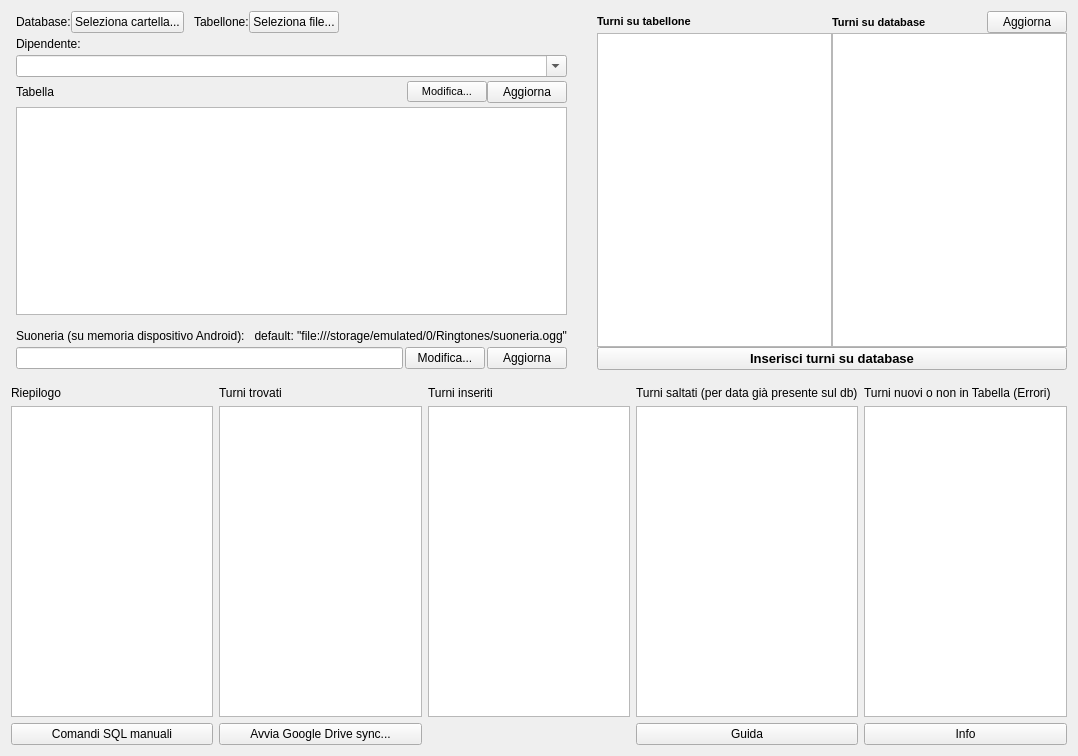
<?xml version="1.0" encoding="UTF-8"?>
<ui version="4.0">
 <class>Form</class>
 <widget class="QWidget" name="Form">
  <property name="geometry">
   <rect>
    <x>0</x>
    <y>0</y>
    <width>1078</width>
    <height>756</height>
   </rect>
  </property>
  <property name="windowTitle">
   <string>Automatismi orari</string>
  </property>
  <layout class="QGridLayout" name="gridLayout_4">
   <item row="0" column="5">
    <layout class="QVBoxLayout" name="verticalLayout_3">
     <property name="spacing">
      <number>0</number>
     </property>
     <item>
      <layout class="QGridLayout" name="gridLayout_2"/>
     </item>
     <item>
      <layout class="QHBoxLayout" name="horizontalLayout">
       <item>
        <layout class="QHBoxLayout" name="horizontalLayout_4">
         <property name="spacing">
          <number>6</number>
         </property>
         <item>
          <widget class="QLabel" name="label_4">
           <property name="sizePolicy">
            <sizepolicy hsizetype="Minimum" vsizetype="Fixed">
             <horstretch>0</horstretch>
             <verstretch>0</verstretch>
            </sizepolicy>
           </property>
           <property name="font">
            <font>
             <pointsize>8</pointsize>
             <weight>75</weight>
             <bold>true</bold>
            </font>
           </property>
           <property name="text">
            <string>Turni su tabellone</string>
           </property>
          </widget>
         </item>
        </layout>
       </item>
       <item>
        <layout class="QHBoxLayout" name="horizontalLayout_5">
         <item>
          <widget class="QLabel" name="label_5">
           <property name="sizePolicy">
            <sizepolicy hsizetype="Minimum" vsizetype="Minimum">
             <horstretch>0</horstretch>
             <verstretch>0</verstretch>
            </sizepolicy>
           </property>
           <property name="font">
            <font>
             <pointsize>8</pointsize>
             <weight>75</weight>
             <bold>true</bold>
            </font>
           </property>
           <property name="text">
            <string>Turni su database</string>
           </property>
          </widget>
         </item>
         <item>
          <widget class="QPushButton" name="pushButton_4">
           <property name="sizePolicy">
            <sizepolicy hsizetype="Maximum" vsizetype="Maximum">
             <horstretch>0</horstretch>
             <verstretch>0</verstretch>
            </sizepolicy>
           </property>
           <property name="text">
            <string>Aggiorna</string>
           </property>
          </widget>
         </item>
        </layout>
       </item>
      </layout>
     </item>
     <item>
      <layout class="QHBoxLayout" name="horizontalLayout_3">
       <item>
        <widget class="QListWidget" name="listWidget">
         <property name="contextMenuPolicy">
          <enum>Qt::DefaultContextMenu</enum>
         </property>
         <property name="toolTipDuration">
          <number>0</number>
         </property>
        </widget>
       </item>
       <item>
        <widget class="QListWidget" name="listWidget_3"/>
       </item>
      </layout>
     </item>
     <item>
      <widget class="QPushButton" name="pushButton_3">
       <property name="sizePolicy">
        <sizepolicy hsizetype="Expanding" vsizetype="Maximum">
         <horstretch>0</horstretch>
         <verstretch>0</verstretch>
        </sizepolicy>
       </property>
       <property name="font">
        <font>
         <pointsize>10</pointsize>
         <weight>75</weight>
         <italic>false</italic>
         <bold>true</bold>
         <underline>false</underline>
         <strikeout>false</strikeout>
        </font>
       </property>
       <property name="mouseTracking">
        <bool>false</bool>
       </property>
       <property name="text">
        <string>Inserisci turni su database</string>
       </property>
      </widget>
     </item>
    </layout>
   </item>
   <item row="3" column="5">
    <spacer name="verticalSpacer">
     <property name="orientation">
      <enum>Qt::Vertical</enum>
     </property>
     <property name="sizeType">
      <enum>QSizePolicy::Minimum</enum>
     </property>
     <property name="sizeHint" stdset="0">
      <size>
       <width>20</width>
       <height>10</height>
      </size>
     </property>
    </spacer>
   </item>
   <item row="0" column="0">
    <layout class="QGridLayout" name="gridLayout_3">
     <property name="leftMargin">
      <number>5</number>
     </property>
     <property name="verticalSpacing">
      <number>4</number>
     </property>
     <item row="5" column="2">
      <layout class="QHBoxLayout" name="horizontalLayout_2">
       <property name="leftMargin">
        <number>0</number>
       </property>
       <item>
        <widget class="QLabel" name="label_7">
         <property name="sizePolicy">
          <sizepolicy hsizetype="Maximum" vsizetype="Minimum">
           <horstretch>0</horstretch>
           <verstretch>0</verstretch>
          </sizepolicy>
         </property>
         <property name="font">
          <font>
           <weight>50</weight>
           <bold>false</bold>
          </font>
         </property>
         <property name="text">
          <string>Tabella</string>
         </property>
        </widget>
       </item>
       <item>
        <spacer name="horizontalSpacer">
         <property name="orientation">
          <enum>Qt::Horizontal</enum>
         </property>
         <property name="sizeHint" stdset="0">
          <size>
           <width>40</width>
           <height>20</height>
          </size>
         </property>
        </spacer>
       </item>
       <item>
        <widget class="QPushButton" name="pushButton_5">
         <property name="sizePolicy">
          <sizepolicy hsizetype="Minimum" vsizetype="Maximum">
           <horstretch>0</horstretch>
           <verstretch>0</verstretch>
          </sizepolicy>
         </property>
         <property name="font">
          <font>
           <pointsize>8</pointsize>
           <weight>50</weight>
           <bold>false</bold>
          </font>
         </property>
         <property name="text">
          <string>Modifica...</string>
         </property>
        </widget>
       </item>
       <item>
        <widget class="QPushButton" name="pushButton_7">
         <property name="sizePolicy">
          <sizepolicy hsizetype="Minimum" vsizetype="Maximum">
           <horstretch>0</horstretch>
           <verstretch>0</verstretch>
          </sizepolicy>
         </property>
         <property name="text">
          <string>Aggiorna</string>
         </property>
        </widget>
       </item>
      </layout>
     </item>
     <item row="3" column="2">
      <widget class="QLabel" name="label_3">
       <property name="font">
        <font>
         <weight>50</weight>
         <bold>false</bold>
        </font>
       </property>
       <property name="text">
        <string>Dipendente:</string>
       </property>
      </widget>
     </item>
     <item row="2" column="2">
      <layout class="QHBoxLayout" name="horizontalLayout_7">
       <property name="leftMargin">
        <number>0</number>
       </property>
       <property name="topMargin">
        <number>0</number>
       </property>
       <property name="rightMargin">
        <number>0</number>
       </property>
       <property name="bottomMargin">
        <number>0</number>
       </property>
       <item>
        <widget class="QLabel" name="label">
         <property name="font">
          <font>
           <weight>50</weight>
           <bold>false</bold>
          </font>
         </property>
         <property name="text">
          <string>Database:</string>
         </property>
        </widget>
       </item>
       <item>
        <widget class="QPushButton" name="pushButton">
         <property name="sizePolicy">
          <sizepolicy hsizetype="Maximum" vsizetype="Fixed">
           <horstretch>0</horstretch>
           <verstretch>0</verstretch>
          </sizepolicy>
         </property>
         <property name="text">
          <string>Seleziona cartella...</string>
         </property>
        </widget>
       </item>
       <item>
        <spacer name="horizontalSpacer_3">
         <property name="orientation">
          <enum>Qt::Horizontal</enum>
         </property>
         <property name="sizeType">
          <enum>QSizePolicy::Minimum</enum>
         </property>
         <property name="sizeHint" stdset="0">
          <size>
           <width>10</width>
           <height>20</height>
          </size>
         </property>
        </spacer>
       </item>
       <item>
        <widget class="QLabel" name="label_2">
         <property name="font">
          <font>
           <weight>50</weight>
           <bold>false</bold>
          </font>
         </property>
         <property name="text">
          <string>Tabellone:</string>
         </property>
        </widget>
       </item>
       <item>
        <widget class="QPushButton" name="pushButton_2">
         <property name="sizePolicy">
          <sizepolicy hsizetype="Maximum" vsizetype="Fixed">
           <horstretch>0</horstretch>
           <verstretch>0</verstretch>
          </sizepolicy>
         </property>
         <property name="text">
          <string>Seleziona file...</string>
         </property>
        </widget>
       </item>
       <item>
        <spacer name="horizontalSpacer_2">
         <property name="orientation">
          <enum>Qt::Horizontal</enum>
         </property>
         <property name="sizeHint" stdset="0">
          <size>
           <width>40</width>
           <height>20</height>
          </size>
         </property>
        </spacer>
       </item>
      </layout>
     </item>
     <item row="7" column="2">
      <widget class="QTableWidget" name="tableWidget">
       <property name="sizePolicy">
        <sizepolicy hsizetype="Preferred" vsizetype="Expanding">
         <horstretch>0</horstretch>
         <verstretch>0</verstretch>
        </sizepolicy>
       </property>
       <property name="editTriggers">
        <set>QAbstractItemView::NoEditTriggers</set>
       </property>
      </widget>
     </item>
     <item row="4" column="2">
      <widget class="QComboBox" name="comboBox">
       <property name="font">
        <font>
         <pointsize>9</pointsize>
        </font>
       </property>
       <property name="editable">
        <bool>true</bool>
       </property>
       <property name="currentText">
        <string/>
       </property>
      </widget>
     </item>
     <item row="9" column="2">
      <widget class="QLabel" name="label_12">
       <property name="text">
        <string>Suoneria (su memoria dispositivo Android):   default: &quot;file:///storage/emulated/0/Ringtones/suoneria.ogg&quot;</string>
       </property>
      </widget>
     </item>
     <item row="12" column="2">
      <spacer name="verticalSpacer_3">
       <property name="orientation">
        <enum>Qt::Vertical</enum>
       </property>
       <property name="sizeType">
        <enum>QSizePolicy::Fixed</enum>
       </property>
       <property name="sizeHint" stdset="0">
        <size>
         <width>1</width>
         <height>1</height>
        </size>
       </property>
      </spacer>
     </item>
     <item row="8" column="2">
      <spacer name="verticalSpacer_2">
       <property name="orientation">
        <enum>Qt::Vertical</enum>
       </property>
       <property name="sizeType">
        <enum>QSizePolicy::Minimum</enum>
       </property>
       <property name="sizeHint" stdset="0">
        <size>
         <width>10</width>
         <height>10</height>
        </size>
       </property>
      </spacer>
     </item>
     <item row="10" column="2">
      <layout class="QHBoxLayout" name="horizontalLayout_9">
       <property name="spacing">
        <number>2</number>
       </property>
       <property name="leftMargin">
        <number>0</number>
       </property>
       <property name="topMargin">
        <number>0</number>
       </property>
       <item>
        <widget class="QLineEdit" name="lineEdit_suoneria">
         <property name="sizePolicy">
          <sizepolicy hsizetype="Preferred" vsizetype="Preferred">
           <horstretch>0</horstretch>
           <verstretch>0</verstretch>
          </sizepolicy>
         </property>
         <property name="text">
          <string/>
         </property>
        </widget>
       </item>
       <item>
        <widget class="QPushButton" name="pushButton_10">
         <property name="sizePolicy">
          <sizepolicy hsizetype="Maximum" vsizetype="Preferred">
           <horstretch>0</horstretch>
           <verstretch>0</verstretch>
          </sizepolicy>
         </property>
         <property name="text">
          <string>Modifica...</string>
         </property>
        </widget>
       </item>
       <item>
        <widget class="QPushButton" name="pushButton_11">
         <property name="sizePolicy">
          <sizepolicy hsizetype="Maximum" vsizetype="Fixed">
           <horstretch>0</horstretch>
           <verstretch>0</verstretch>
          </sizepolicy>
         </property>
         <property name="text">
          <string>Aggiorna</string>
         </property>
        </widget>
       </item>
      </layout>
     </item>
    </layout>
   </item>
   <item row="4" column="0" colspan="6">
    <layout class="QGridLayout" name="gridLayout">
     <item row="0" column="3">
      <widget class="QLabel" name="label_8">
       <property name="text">
        <string>Turni saltati (per data già presente sul db)</string>
       </property>
      </widget>
     </item>
     <item row="0" column="4">
      <widget class="QLabel" name="label_6">
       <property name="text">
        <string>Turni nuovi o non in Tabella (Errori)</string>
       </property>
      </widget>
     </item>
     <item row="0" column="2">
      <widget class="QLabel" name="label_9">
       <property name="text">
        <string>Turni inseriti</string>
       </property>
      </widget>
     </item>
     <item row="1" column="2">
      <widget class="QListWidget" name="listWidget_6"/>
     </item>
     <item row="0" column="1">
      <widget class="QLabel" name="label_10">
       <property name="text">
        <string>Turni trovati</string>
       </property>
      </widget>
     </item>
     <item row="1" column="3">
      <widget class="QListWidget" name="listWidget_5"/>
     </item>
     <item row="1" column="4">
      <widget class="QListWidget" name="listWidget_4"/>
     </item>
     <item row="1" column="0">
      <widget class="QListWidget" name="listWidget_2"/>
     </item>
     <item row="0" column="0">
      <widget class="QLabel" name="label_11">
       <property name="text">
        <string>Riepilogo</string>
       </property>
      </widget>
     </item>
     <item row="1" column="1">
      <widget class="QListWidget" name="listWidget_7"/>
     </item>
     <item row="2" column="4">
      <widget class="QPushButton" name="pushButton_6">
       <property name="text">
        <string>Info</string>
       </property>
      </widget>
     </item>
     <item row="2" column="3">
      <widget class="QPushButton" name="pushButton_8">
       <property name="text">
        <string>Guida</string>
       </property>
      </widget>
     </item>
     <item row="2" column="1">
      <widget class="QPushButton" name="pushButton_drivesync">
       <property name="text">
        <string>Avvia Google Drive sync...</string>
       </property>
      </widget>
     </item>
     <item row="2" column="0">
      <widget class="QPushButton" name="pushButton_9">
       <property name="text">
        <string>Comandi SQL manuali</string>
       </property>
      </widget>
     </item>
    </layout>
   </item>
  </layout>
 </widget>
 <tabstops>
  <tabstop>pushButton_3</tabstop>
  <tabstop>tableWidget</tabstop>
  <tabstop>listWidget_2</tabstop>
  <tabstop>comboBox</tabstop>
 </tabstops>
 <resources/>
 <connections>
  <connection>
   <sender>pushButton_2</sender>
   <signal>clicked()</signal>
   <receiver>Form</receiver>
   <slot>carica_tabellone()</slot>
   <hints>
    <hint type="sourcelabel">
     <x>282</x>
     <y>33</y>
    </hint>
    <hint type="destinationlabel">
     <x>229</x>
     <y>70</y>
    </hint>
   </hints>
  </connection>
  <connection>
   <sender>pushButton</sender>
   <signal>clicked()</signal>
   <receiver>Form</receiver>
   <slot>carica_database()</slot>
   <hints>
    <hint type="sourcelabel">
     <x>145</x>
     <y>26</y>
    </hint>
    <hint type="destinationlabel">
     <x>279</x>
     <y>27</y>
    </hint>
   </hints>
  </connection>
  <connection>
   <sender>pushButton_3</sender>
   <signal>clicked()</signal>
   <receiver>Form</receiver>
   <slot>inserisci_turni_pulsante()</slot>
   <hints>
    <hint type="sourcelabel">
     <x>979</x>
     <y>357</y>
    </hint>
    <hint type="destinationlabel">
     <x>898</x>
     <y>509</y>
    </hint>
   </hints>
  </connection>
  <connection>
   <sender>pushButton_4</sender>
   <signal>clicked()</signal>
   <receiver>Form</receiver>
   <slot>aggiorna_gui_turni()</slot>
   <hints>
    <hint type="sourcelabel">
     <x>1065</x>
     <y>36</y>
    </hint>
    <hint type="destinationlabel">
     <x>839</x>
     <y>50</y>
    </hint>
   </hints>
  </connection>
  <connection>
   <sender>pushButton_5</sender>
   <signal>clicked()</signal>
   <receiver>Form</receiver>
   <slot>modifica_tabella_pulsante()</slot>
   <hints>
    <hint type="sourcelabel">
     <x>440</x>
     <y>103</y>
    </hint>
    <hint type="destinationlabel">
     <x>503</x>
     <y>339</y>
    </hint>
   </hints>
  </connection>
  <connection>
   <sender>pushButton_6</sender>
   <signal>clicked()</signal>
   <receiver>Form</receiver>
   <slot>info_pulsante()</slot>
   <hints>
    <hint type="sourcelabel">
     <x>924</x>
     <y>741</y>
    </hint>
    <hint type="destinationlabel">
     <x>989</x>
     <y>660</y>
    </hint>
   </hints>
  </connection>
  <connection>
   <sender>pushButton_7</sender>
   <signal>clicked()</signal>
   <receiver>Form</receiver>
   <slot>ricarica_tabella()</slot>
   <hints>
    <hint type="sourcelabel">
     <x>521</x>
     <y>103</y>
    </hint>
    <hint type="destinationlabel">
     <x>495</x>
     <y>104</y>
    </hint>
   </hints>
  </connection>
  <connection>
   <sender>pushButton_8</sender>
   <signal>clicked()</signal>
   <receiver>Form</receiver>
   <slot>guida_pulsante()</slot>
   <hints>
    <hint type="sourcelabel">
     <x>749</x>
     <y>744</y>
    </hint>
    <hint type="destinationlabel">
     <x>648</x>
     <y>750</y>
    </hint>
   </hints>
  </connection>
  <connection>
   <sender>pushButton_drivesync</sender>
   <signal>clicked()</signal>
   <receiver>Form</receiver>
   <slot>googledrivesync_pulsante()</slot>
   <hints>
    <hint type="sourcelabel">
     <x>272</x>
     <y>736</y>
    </hint>
    <hint type="destinationlabel">
     <x>211</x>
     <y>750</y>
    </hint>
   </hints>
  </connection>
  <connection>
   <sender>pushButton_9</sender>
   <signal>clicked()</signal>
   <receiver>Form</receiver>
   <slot>comandi_sql_manuali_pulsante()</slot>
   <hints>
    <hint type="sourcelabel">
     <x>216</x>
     <y>745</y>
    </hint>
    <hint type="destinationlabel">
     <x>459</x>
     <y>749</y>
    </hint>
   </hints>
  </connection>
  <connection>
   <sender>pushButton_10</sender>
   <signal>clicked()</signal>
   <receiver>Form</receiver>
   <slot>modifica_suoneria_pulsante()</slot>
   <hints>
    <hint type="sourcelabel">
     <x>473</x>
     <y>357</y>
    </hint>
    <hint type="destinationlabel">
     <x>515</x>
     <y>369</y>
    </hint>
   </hints>
  </connection>
  <connection>
   <sender>pushButton_11</sender>
   <signal>clicked()</signal>
   <receiver>Form</receiver>
   <slot>aggiorna_lineedit_suoneria()</slot>
   <hints>
    <hint type="sourcelabel">
     <x>397</x>
     <y>349</y>
    </hint>
    <hint type="destinationlabel">
     <x>410</x>
     <y>371</y>
    </hint>
   </hints>
  </connection>
 </connections>
 <slots>
  <slot>carica_tabellone()</slot>
  <slot>carica_database()</slot>
  <slot>inserisci_turni_pulsante()</slot>
  <slot>aggiorna_gui_turni()</slot>
  <slot>modifica_tabella_pulsante()</slot>
  <slot>info_pulsante()</slot>
  <slot>ricarica_tabella()</slot>
  <slot>guida_pulsante()</slot>
  <slot>slot1()</slot>
  <slot>googledrivesync_pulsante()</slot>
  <slot>comandi_sql_manuali_pulsante()</slot>
  <slot>modifica_suoneria_pulsante()</slot>
  <slot>aggiorna_lineedit_suoneria()</slot>
 </slots>
</ui>
